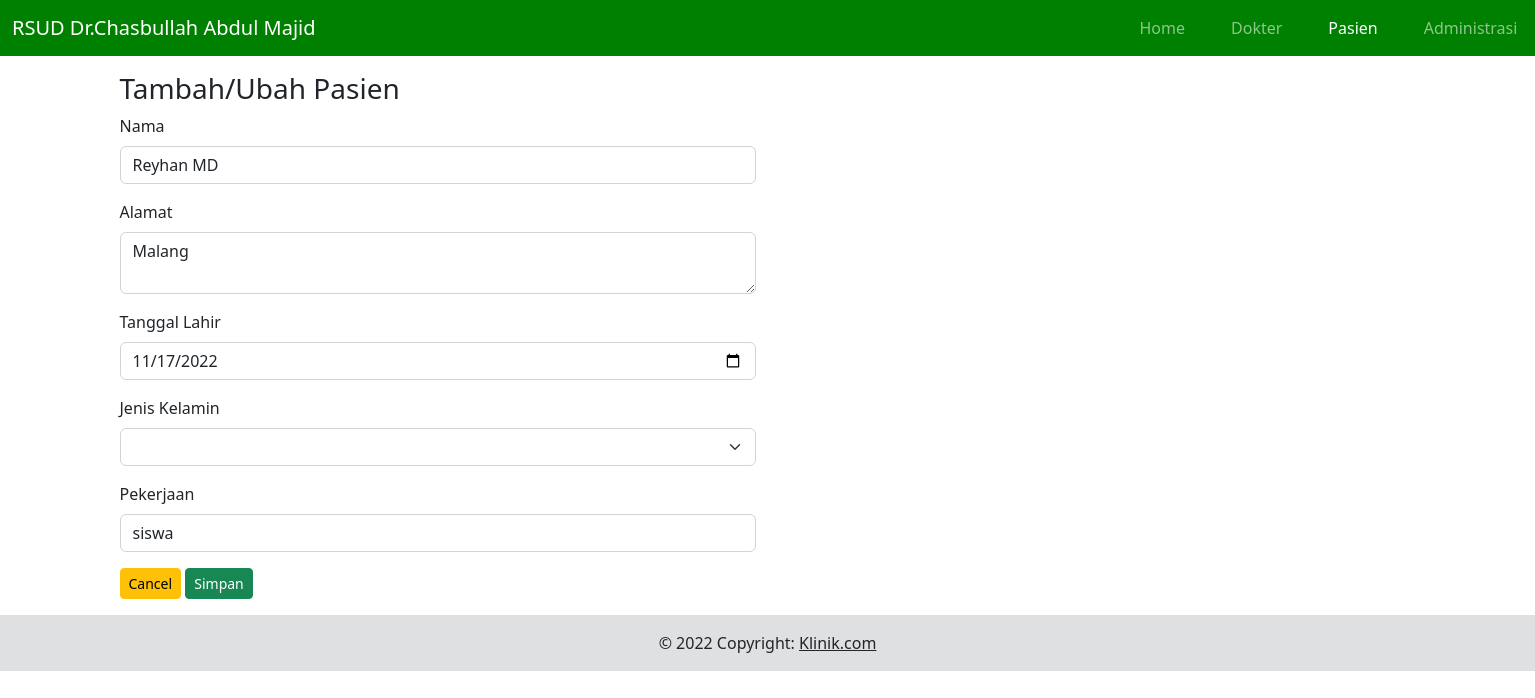
Page /pasien/form/3ab38a56124 on the committed database.
### tables this page shows
CREATE TABLE `tabel_pasien` (
  `No_Rm` char(11) NOT NULL,
  `Nama` varchar(255) NOT NULL,
  `Alamat` text NOT NULL,
  `Tgl_Lahir` date NOT NULL,
  `Jenis_Kelamin` enum('laki-laki','perempuan') NOT NULL,
  `Pekerjaan` varchar(255) NOT NULL
);

### application/controllers/Pasien.php (called while the page is built, shortened)
<?php
class Pasien extends Base_Controller {
    var $data = [
      'No_Rm' => '',
      'Nama' => '',
      'Alamat' => '',
      'Tgl_Lahir' => '',
      'Jenis_Kelamin' => '',
      'Pekerjaan' => '',
    ];
    function form(){
		$No_Rm = $this->uri->segment(3);
		    if($No_Rm){
		      $this->data = $this->pasien->find_by_id($No_Rm);
		    }
		    $this->load->view('pasien/form',$this->data);
    }
}

### index.php (called while the page is built, shortened)
<?php
require_once BASEPATH.'core/CodeIgniter.php';

### application/models/Pasien_model.php (called while the page is built, shortened)
<?php
class Pasien_model extends CI_Model{
    var $table = "tabel_pasien";
        public function find_by_id($No_Rm){
            return $this->db->get_where($this->table,['No_Rm' => $No_Rm])->row_array();
        }
    }

### application/views/pasien/form.php (the view, shortened to what this page needs)
<?php
    include APPPATH . 'views/fragment/header.php';
    include APPPATH . 'views/fragment/menu.php' ;
?>
<form method="post" action="<?= base_url('pasien/save') ?>">
<div>
    <div>
    <h3>Tambah/Ubah Pasien</h3>
    </div>
</div>
<div class="row mb-3">
    <label class="form-label">Nama</label>
    <div class="col-sm-6">
        <input class="form-control" type="text" name="Nama" id="Nama" value="<?= $Nama ?>" required/>
    </div>
</div>
<div class="row mb-3">
    <label class="form-label">Alamat</label>
    <div class="col-sm-6">
    <textarea class="form-control" name="Alamat" id="Alamat"><?= $Alamat ?></textarea>
    </div>
</div>
<div class="row mb-3">
    <label class="form-label">Tanggal Lahir</label>
    <div class="col-sm-6">
        <input class="form-control" type="date" name="Tgl_Lahir" id="Tgl_Lahir" value="<?= $Tgl_Lahir ?>" required/>
    </div>
</div>
<div class="row mb-3">
    <label class="form-label">Jenis Kelamin</label>
    <div class="col-sm-6">
    <select name="Jenis_Kelamin" class="form-select" aria-label="Default select example">
        <option></option>
        <option value="laki-laki">Laki-Laki</option>
    </select>
    </div>
</div>
<div class="row mb-3">
    <label class="form-label">Pekerjaan</label>
    <div class="col-sm-6">
        <input class="form-control" type="text" name="Pekerjaan" id="Pekerjaan" value="<?= $Pekerjaan ?>" required/>
    </div>
</div>
<div class="mb-3">
    <input class="btn btn-warning btn-sm" type="button" value="Cancel" onclick="history.back()" />
    <input class="btn btn-success btn-sm" type="submit" value="Simpan" />
</div>
</form>
<?php
include APPPATH . 'views/fragment/footer.php' ;
?>

### rows in the picture
tabel_pasien: Nama "Reyhan MD", Alamat "Malang", Tgl_Lahir "11/17/2022", Pekerjaan "siswa"
